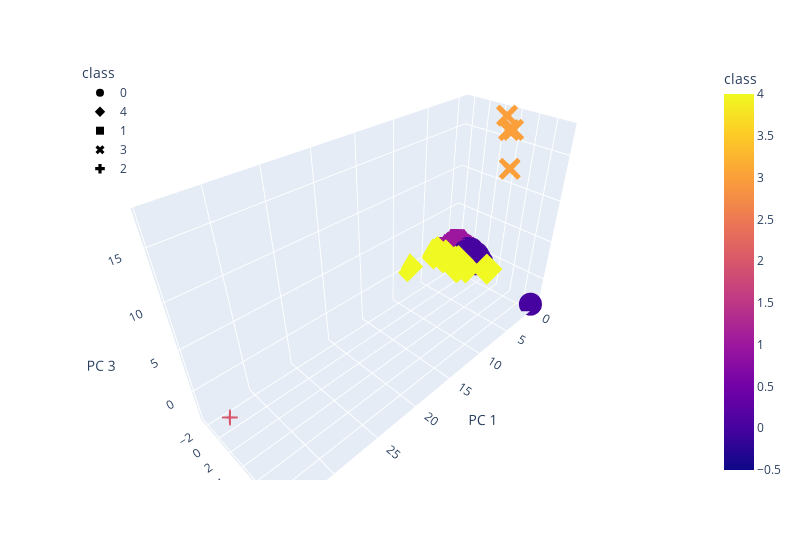

The notebook cell this image was saved under:
### Code cell
# Creating a 3D-Scatter with the PCA data and the clusters
# YOUR CODE HERE
fig = px.scatter_3d(
    combo,
    x="PC 1",
    y="PC 2",
    z="PC 3",
    color="class",
    symbol="class",
    hover_name="CoinName",
    hover_data=["Algorithm"],
    width=800,
)
fig.update_layout(legend=dict(x=0, y=1))
fig.show()

### Figure 1 — Plotly figure (JSON) as saved in the notebook; plotly's stock layout.template omitted (floating-point values rounded to 4 significant figures; data arrays with more than 128 entries replaced by an {"elided": "..."} marker saying what was removed)
{"data": [{"customdata": {"elided": "274x1 str values"}, "hovertemplate": "<b>%{hovertext}</b><br><br>class=%{marker.color}<br>PC 1=%{x}<br>PC 2=%{y}<br>PC 3=%{z}<br>Algorithm=%{customdata[0]}<extra></extra>", "hovertext": {"elided": "274 str values"}, "legendgroup": "0", "marker": {"color": {"elided": "274 int values"}, "coloraxis": "coloraxis", "symbol": "circle"}, "mode": "markers", "name": "0", "scene": "scene", "showlegend": true, "type": "scatter3d", "x": {"elided": "274 float values"}, "y": {"elided": "274 float values"}, "z": {"elided": "274 float values"}}, {"customdata": [["X13"], ["Scrypt"], ["CryptoNight"], ["DPoS"], ["Scrypt"], ["VeChainThor Authority"], ["DPoS"], ["CryptoNight"], ["Semux BFT consensus"], ["Scrypt"], ["CryptoNight Heavy"], ["DPoS"], ["DPoS"], ["DPoS"], ["DPoS"], ["SHA-256"]], "hovertemplate": "<b>%{hovertext}</b><br><br>class=%{marker.color}<br>PC 1=%{x}<br>PC 2=%{y}<br>PC 3=%{z}<br>Algorithm=%{customdata[0]}<extra></extra>", "hovertext": ["EliteCoin", "MoonCoin", "ByteCoin", "ARK", "gCn Coin", "Vechain", "Lamden Tau", "TurtleCoin", "Semux", "Lynx", "Qwertycoin", "ALAX", "Lisk", "EOS", "Oxycoin", "ZEPHYR"], "legendgroup": "4", "marker": {"color": [4, 4, 4, 4, 4, 4, 4, 4, 4, 4, 4, 4, 4, 4, 4, 4], "coloraxis": "coloraxis", "symbol": "diamond"}, "mode": "markers", "name": "4", "scene": "scene", "showlegend": true, "type": "scatter3d", "x": [2.298, 2.551, 3.85, 3.728, 3.24, 4.38, 3.733, 8.028, 3.951, 2.264, 3.1, 3.745, 3.729, 3.739, 3.74, 2.473], "y": [1.683, -1.262, -2.16, 1.509, -1.127, 5.98, 1.509, -2.561, 1.516, 0.08839, -2.127, 1.509, 1.509, 1.509, 1.509, 0.6943], "z": [-0.6346, -0.01254, 0.3236, 0.121, -0.04295, 2.355, 0.121, 0.2892, 0.1712, -0.4286, 0.3443, 0.1207, 0.121, 0.1208, 0.1208, 0.0463]}, {"customdata": {"elided": "237x1 str values"}, "hovertemplate": "<b>%{hovertext}</b><br><br>class=%{marker.color}<br>PC 1=%{x}<br>PC 2=%{y}<br>PC 3=%{z}<br>Algorithm=%{customdata[0]}<extra></extra>", "hovertext": {"elided": "237 str values"}, "legendgroup": "1", "marker": {"color": {"elided": "237 int values"}, "coloraxis": "coloraxis", "symbol": "square"}, "mode": "markers", "name": "1", "scene": "scene", "showlegend": true, "type": "scatter3d", "x": {"elided": "237 float values"}, "y": {"elided": "237 float values"}, "z": {"elided": "237 float values"}}, {"customdata": [["SHA-256 + Hive"], ["Proof-of-Authority"], ["ECC 256K1"], ["Leased POS"]], "hovertemplate": "<b>%{hovertext}</b><br><br>class=%{marker.color}<br>PC 1=%{x}<br>PC 2=%{y}<br>PC 3=%{z}<br>Algorithm=%{customdata[0]}<extra></extra>", "hovertext": ["LitecoinCash", "Poa Network", "Acute Angle Cloud", "Waves"], "legendgroup": "3", "marker": {"color": [3, 3, 3, 3], "coloraxis": "coloraxis", "symbol": "x"}, "mode": "markers", "name": "3", "scene": "scene", "showlegend": true, "type": "scatter3d", "x": [-0.363, -0.4092, -0.3527, -0.4155], "y": [2.998, 4.163, 3.936, 3.419], "z": [17.58, 12.13, 16.34, 16.16]}, {"customdata": [["TRC10"]], "hovertemplate": "<b>%{hovertext}</b><br><br>class=%{marker.color}<br>PC 1=%{x}<br>PC 2=%{y}<br>PC 3=%{z}<br>Algorithm=%{customdata[0]}<extra></extra>", "hovertext": ["BitTorrent"], "legendgroup": "2", "marker": {"color": [2], "coloraxis": "coloraxis", "symbol": "cross"}, "mode": "markers", "name": "2", "scene": "scene", "showlegend": true, "type": "scatter3d", "x": [34.06], "y": [1.345], "z": [-0.6207]}], "layout": {"coloraxis": {"colorbar": {"title": {"text": "class"}}, "colorscale": [[0, "#0d0887"], [0.1111, "#46039f"], [0.2222, "#7201a8"], [0.3333, "#9c179e"], [0.4444, "#bd3786"], [0.5556, "#d8576b"], [0.6667, "#ed7953"], [0.7778, "#fb9f3a"], [0.8889, "#fdca26"], [1, "#f0f921"]]}, "legend": {"title": {"text": "class"}, "tracegroupgap": 0, "x": 0, "y": 1}, "margin": {"t": 60}, "scene": {"domain": {"x": [0, 1], "y": [0, 1]}, "xaxis": {"title": {"text": "PC 1"}}, "yaxis": {"title": {"text": "PC 2"}}, "zaxis": {"title": {"text": "PC 3"}}}, "width": 800}}
